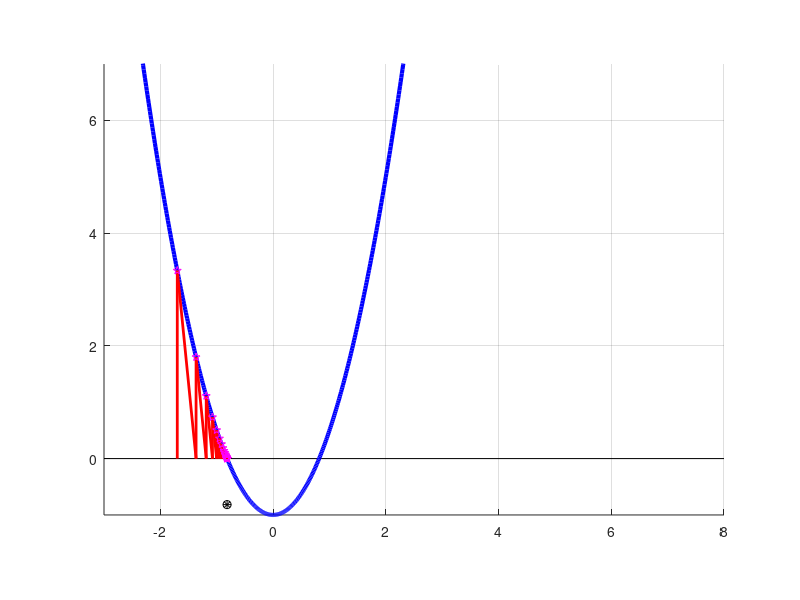

MATLAB code to generate this figure:
%
% Vienos lygties sprendimas: paprastuju iteraciju metodas
% 
function Pvz_SMA_1_4_Viena_lygtis_simple_iteration
clc,close all

%------------------------   PRADINIAI DUOMENYS  ----------------------------

range=[-3,8] % parenkame saknu atskyrimo intervala



% x0=-1.3    % parenkame pradini artini
x0=0
x0=0.0001
x0=-1.7

eps=1e-4   % parenkame sprendinio tikslumo reiksme

nitmax=100 % parenkame didziausia leistina iteraciju skaiciu

method='simple_iteration'  % parenkame metoda

alpha=10 % parenkame daugiklio reiksme
% alpha=2
% alpha=-10000
% alpha=-7
% alpha=-2
% alpha=-10

% braizomas funkcijos grafikas
npoints=1000; x=range(1): (range(2)-range(1))/(npoints-1) :range(2);  fff=f(x);
figure(1); grid on; hold on; axis equal;axis([range(1),range(2),-1,7]);
line([range(1),range(2)],[0,0],'Color','k');
plot(x,fff,'b-','LineWidth',3);
% splot(range,range,'b-');

%------------------------   SPRENDIMAS  -----------------------------------

xn=x0;prec=1e20; nit=0; % pradinis artinys, pradine tikslumo reiksme ir iteracijos numeris
while prec > eps  % iteracijos
    nit=nit+1;
    if nit > nitmax, fprintf('Virsytas leistinas iteraciju skaicius. Tikslumas nepasiektas');return;end

    if strcmp(method,'simple_iteration')
            fn=f(xn)/alpha+xn;
            plot([xn,xn,xn+f(xn)/alpha],[0,f(xn),0],'r-','LineWidth',2);
            plot(xn,f(xn),'mp');
            xn=fn;
    else, fprintf('neaprasytas metodas \n');
    end
     
        pause
        
    prec=abs(f(xn));
    fprintf(1,'iteracija %d  x= %g  prec= %g \n',nit,xn,prec);
end
plot(xn,fn,'k*');plot(xn,fn,'ko');

fprintf(1,'\n tikslumas pasiektas, saknis xmid=%g\n\n',xn);

end


function fff=f(x)
    fff= 1.5*x.^2-1 % +0.1*sin(100*x);
%     fff=64*x.^4-576*x.^3+10*x.^2+9*x;
return
end